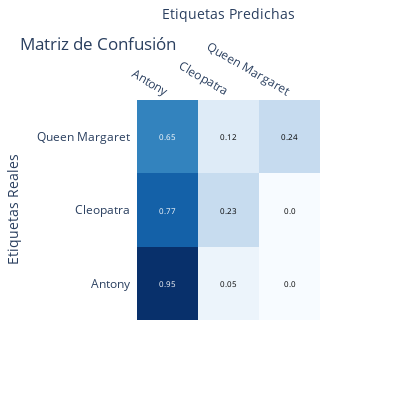

The code cell stored with this chart in its notebook:
### Code cell
import numpy as np
from sklearn.metrics import accuracy_score, confusion_matrix, classification_report
import plotly.figure_factory as ff
import plotly.graph_objects as go

# Calcular precisión (accuracy)
accuracy = accuracy_score(y_test, y_pred_test)
print(f'Precisión (Accuracy): {accuracy:.2f}')

# Calcular otras métricas como recall, F1-score y un informe de clasificación
report = classification_report(y_test, y_pred_test)
print('Informe de Clasificación:')
print(report)

# Calcular la matriz de confusión
confusion = confusion_matrix(y_test, y_pred_test)

# Normalizar la matriz de confusión por el número de ejemplos en cada clase verdadera
confusion_normalized = confusion.astype('float') / confusion.sum(axis=1)[:, np.newaxis]

# Crear la matriz de confusión anotada con Plotly
fig = ff.create_annotated_heatmap(
    z=confusion_normalized,
    x=[str(i) for i in np.unique(y_test)],
    y=[str(i) for i in np.unique(y_pred_test)],
    annotation_text=np.around(confusion_normalized, decimals=2),
    colorscale='Blues',
    hoverinfo="z"
)

# Actualizar diseño
fig.update_layout(
    title='Matriz de Confusión',
    xaxis=dict(title='Etiquetas Predichas'),
    yaxis=dict(title='Etiquetas Reales', automargin=True),
    width=400,
    height=400
)

# Ajustar tamaño de fuente de las anotaciones
for i in range(len(fig.layout.annotations)):
    fig.layout.annotations[i].font.size = 8  # Ajustar tamaño de fuente según sea necesario

fig.show()

### Figure 1 — Plotly figure (JSON) as saved in the notebook; plotly's stock layout.template omitted (floating-point values rounded to 4 significant figures)
{"data": [{"colorscale": [[0, "rgb(247,251,255)"], [0.125, "rgb(222,235,247)"], [0.25, "rgb(198,219,239)"], [0.375, "rgb(158,202,225)"], [0.5, "rgb(107,174,214)"], [0.625, "rgb(66,146,198)"], [0.75, "rgb(33,113,181)"], [0.875, "rgb(8,81,156)"], [1, "rgb(8,48,107)"]], "hoverinfo": "z", "reversescale": false, "showscale": false, "type": "heatmap", "x": ["Antony", "Cleopatra", "Queen Margaret"], "y": ["Antony", "Cleopatra", "Queen Margaret"], "z": [[0.9474, 0.05263, 0], [0.7705, 0.2295, 0], [0.6471, 0.1176, 0.2353]]}], "layout": {"annotations": [{"font": {"color": "#FFFFFF", "size": 8}, "showarrow": false, "text": "0.95", "x": "Antony", "xref": "x", "y": "Antony", "yref": "y"}, {"font": {"color": "#000000", "size": 8}, "showarrow": false, "text": "0.05", "x": "Cleopatra", "xref": "x", "y": "Antony", "yref": "y"}, {"font": {"color": "#000000", "size": 8}, "showarrow": false, "text": "0.0", "x": "Queen Margaret", "xref": "x", "y": "Antony", "yref": "y"}, {"font": {"color": "#FFFFFF", "size": 8}, "showarrow": false, "text": "0.77", "x": "Antony", "xref": "x", "y": "Cleopatra", "yref": "y"}, {"font": {"color": "#000000", "size": 8}, "showarrow": false, "text": "0.23", "x": "Cleopatra", "xref": "x", "y": "Cleopatra", "yref": "y"}, {"font": {"color": "#000000", "size": 8}, "showarrow": false, "text": "0.0", "x": "Queen Margaret", "xref": "x", "y": "Cleopatra", "yref": "y"}, {"font": {"color": "#FFFFFF", "size": 8}, "showarrow": false, "text": "0.65", "x": "Antony", "xref": "x", "y": "Queen Margaret", "yref": "y"}, {"font": {"color": "#000000", "size": 8}, "showarrow": false, "text": "0.12", "x": "Cleopatra", "xref": "x", "y": "Queen Margaret", "yref": "y"}, {"font": {"color": "#000000", "size": 8}, "showarrow": false, "text": "0.24", "x": "Queen Margaret", "xref": "x", "y": "Queen Margaret", "yref": "y"}], "height": 400, "title": {"text": "Matriz de Confusión"}, "width": 400, "xaxis": {"dtick": 1, "gridcolor": "rgb(0, 0, 0)", "side": "top", "ticks": "", "title": {"text": "Etiquetas Predichas"}}, "yaxis": {"automargin": true, "dtick": 1, "ticks": "", "ticksuffix": "  ", "title": {"text": "Etiquetas Reales"}}}}
